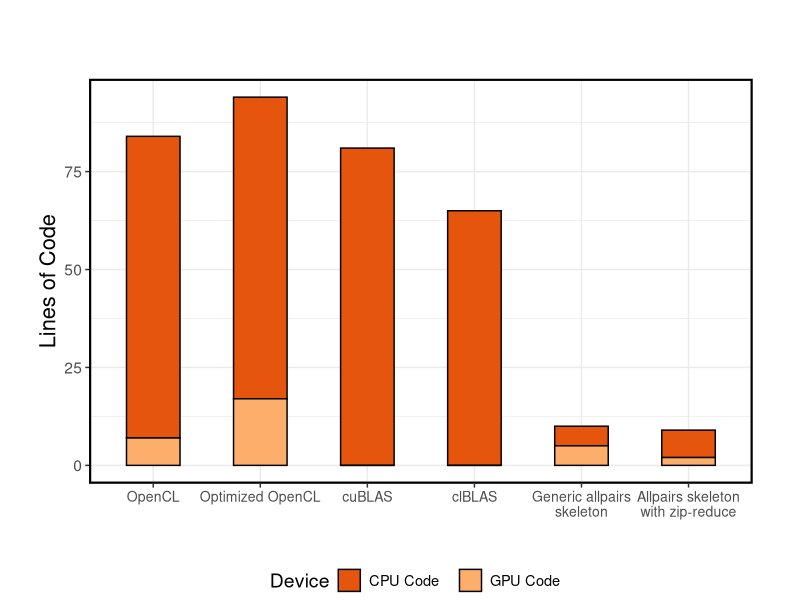
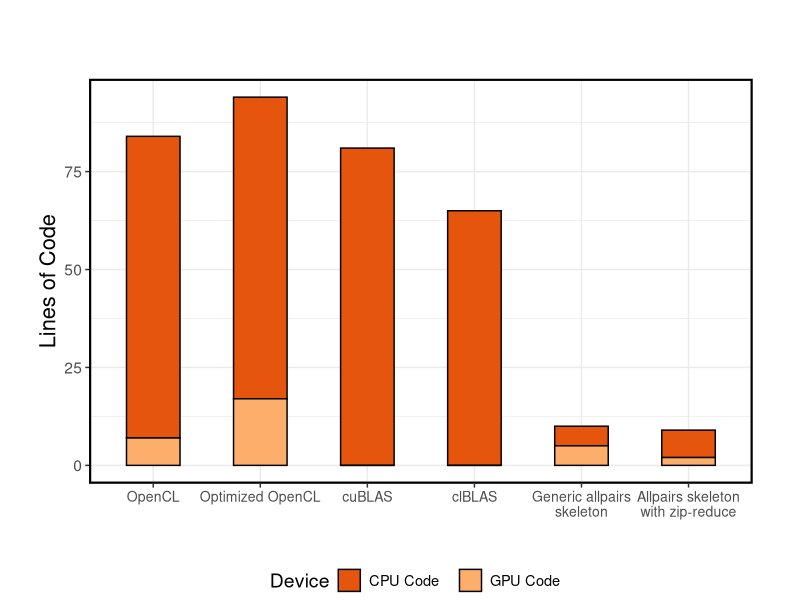

Generate these figures, in order, with R:
library(ggplot2)
#library(gridExtra)

# replace | with newline
strwr <- function(str) gsub("\\|", "\n", str)

my_levels <- c("OpenCL", "Optimized OpenCL", "cuBLAS", "clBLAS", "Generic allpairs|skeleton", "Allpairs skeleton|with zip-reduce")

# 1024 x 1024
data <- read.table("mat_mult_loc.csv", header=TRUE, sep=",")
data$Program <- factor(data$Program, levels = my_levels)
#data$Device <- factor(data$Device, levels = c("GPU Code ", "CPU Code "))

theme <- theme_bw() +
  theme(text = element_text(size = 14),
        axis.title = element_text(size = rel(1.125), vjust = 1),
        axis.text.x = element_text(size = rel(0.9)),
        legend.text = element_text(size = rel(0.75)),
        panel.border = element_rect(linetype = "solid", colour = "black", size = 1.5),
        plot.margin = unit(c(2,1.2,0,1), 'cm'),
        legend.position="bottom",
        strip.background = element_rect(colour = "black", fill = "white", size = 1.5))

labs <- labs(x = "", y = "Lines of Code")

# create plot
plot <- ggplot(na.omit(data), aes(x=Program, y=Lines, fill=Device)) +
  geom_bar(color="black", width=.5, stat = "identity") +
  scale_fill_manual(values=c("#e6550d", "#fdae6b")) +
  scale_x_discrete(labels= strwr(levels(data$Program))) + theme + labs


#plot <- ggplot(na.omit(data), aes(x=Program, y=Lines, fill=Device))
#plot <- plot + geom_bar(color="black", width=.5, stat = "identity")
#plot <- plot + scale_fill_brewer(palette="PuOr")
#plot <- plot + xlab("") + ylab("Lines of Code")
#plot <- plot + scale_x_discrete(labels= strwr(levels(data$Program)))
#plot <- plot + theme(text = element_text(size = 14), legend.title=element_blank(), legend.background=element_blank(), legend.position="bottom")
#plot <- plot + guides(fill = guide_legend(reverse=TRUE))

# save plot to file
ggsave(file = "mat_mult_loc.pdf", width = 8, height = 5)

plot
